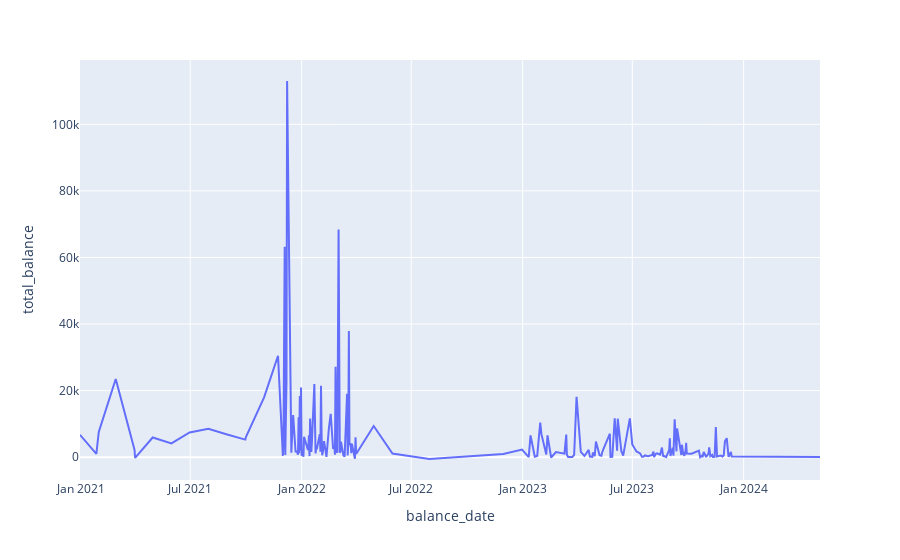

Notebook source saved alongside this figure:
### Code cell
daily_avg = sampled_goods.groupby('balance_date')['total_balance'].mean().reset_index()
px.line(daily_avg, x='balance_date', y='total_balance')

### Figure 1 — Plotly figure (JSON) as saved in the notebook; plotly's stock layout.template omitted (floating-point values rounded to 4 significant figures; data arrays with more than 128 entries replaced by an {"elided": "..."} marker saying what was removed)
{"data": [{"hovertemplate": "balance_date=%{x}<br>total_balance=%{y}<extra></extra>", "legendgroup": "", "line": {"color": "#636efa", "dash": "solid"}, "marker": {"symbol": "circle"}, "mode": "lines", "name": "", "orientation": "v", "showlegend": false, "type": "scatter", "x": {"elided": "185 str values"}, "xaxis": "x", "y": {"elided": "185 float values"}, "yaxis": "y"}], "layout": {"autosize": true, "legend": {"tracegroupgap": 0}, "margin": {"t": 60}, "xaxis": {"anchor": "y", "autorange": true, "domain": [0, 1], "range": ["2020-12-31", "2024-05-06"], "title": {"text": "balance_date"}, "type": "date"}, "yaxis": {"anchor": "x", "autorange": true, "domain": [0, 1], "range": [-6854.0, 119300.0], "title": {"text": "total_balance"}, "type": "linear"}}}
